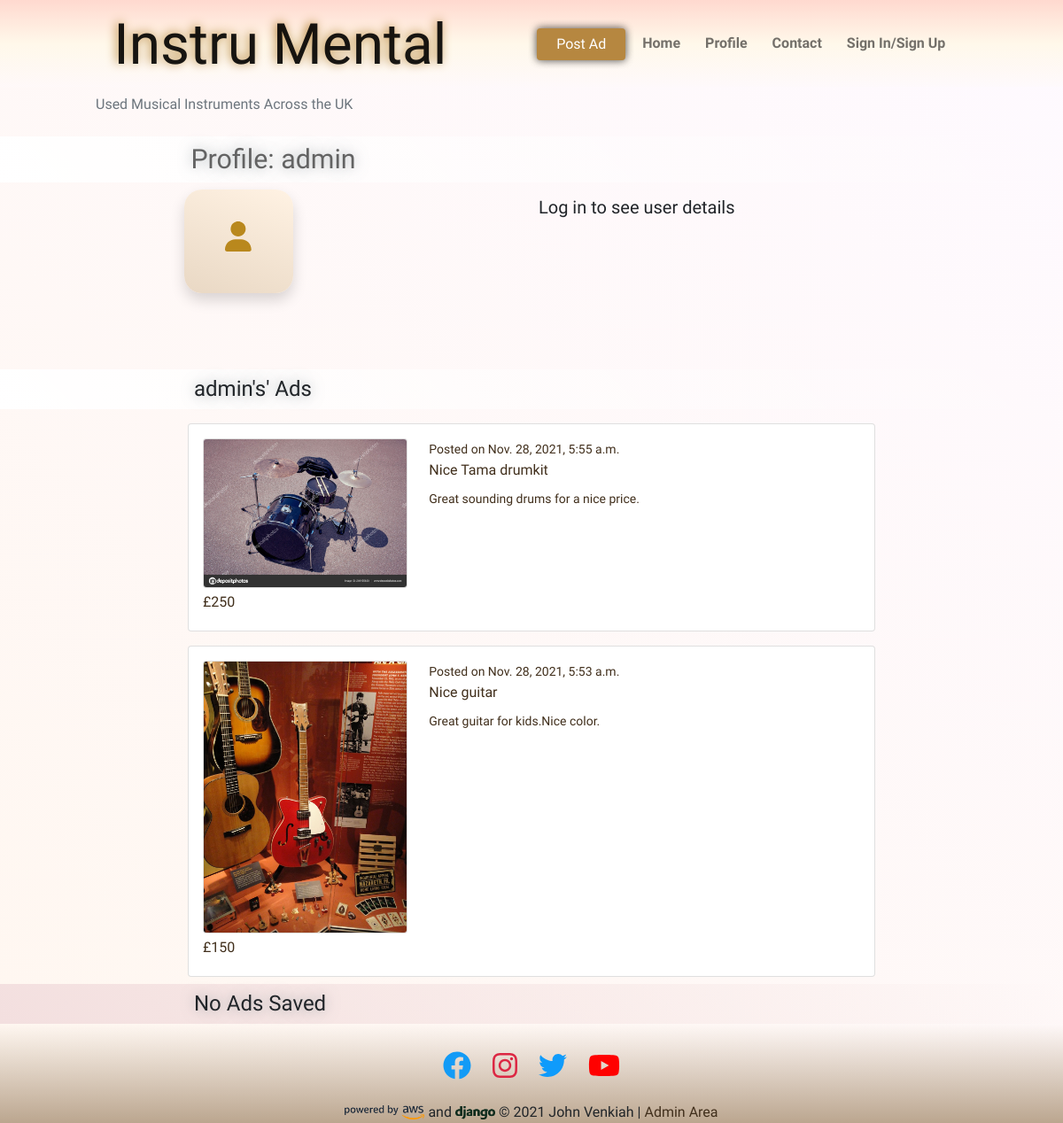
Page /profile/admin/ on the committed database.
### ads/models.py (models this page shows, shortened)
class Ad(models.Model):
    title = models.CharField(max_length=250, unique=True)
    slug = models.SlugField(max_length=200, unique=True)
    seller = models.ForeignKey(User, on_delete=models.CASCADE)
    image = models.ImageField(blank=False)
    category = models.CharField(max_length=250)
    description = models.CharField(max_length=800)
    created_on = models.DateTimeField(auto_now_add=True)
    price = models.PositiveIntegerField(
        validators=[MaxValueValidator(99999999)]
    )
    location = models.CharField(max_length=200)
    city = models.CharField(max_length=200)
    sold = models.BooleanField(default=False)
    saved = models.ManyToManyField(User, related_name='ad_saves', blank=True)
    class Meta:
        ordering = ['-created_on']
        verbose_name = 'ad'
        verbose_name_plural = 'ads'

### user_profile/views.py (the view, shortened to what this page needs)
# urls.py: path('profile/<slug:user>/', views.ProfileView.as_view(), name='profile'),
class ProfileView(TemplateView, BaseDetailView, SelectRelatedMixin):
    model = User
    template_name = 'user_profile/profile.html'
    select_related = ('profile',)
    def get(self, request, *args, **kwargs):
        self.object = self.get_object()
        return super().get(request, *args, **kwargs)
    def get_object(self):
        return self.get_queryset().get(username=self.kwargs['user'])
    def get_context_data(self, **kwargs):
        context = super().get_context_data(**kwargs)
        context['user'] = self.get_object()
        context['user_ads'] = Ad.objects.filter(seller=self.get_object())
        print(ad.image.url for ad in context['user_ads'])
        context['saved_ads'] = list(Ad.objects.filter(
            saved=self.get_object()
            ))
        return context

### templates/user_profile/profile.html (shortened to what this page needs)
{% extends "main/base.html" %}
{% load static %}
{% block content %}
<div class="container-fluid">
    <div class="row align-bottom">
        <div class="row justify-content-center">
            <div class="col col-lg-8 mx-lg-auto banner ps-md-5">
                <h2 class="custom-text-shadow pt-2">Profile: {{ user }}</h3>
            </div>
        </div>
        <div class="row pt-2 justify-content-center align-bottom">
            <div class="col-3 col-md-4">
                <div class="col-md-4 soft-fade-up profile-card mt-auto shadow">
                    <i class="fas fa-user user-icon py-3"></i>
                </div>
            </div>
            <div class="col-9 col-md-4">
                {% if request.user.is_authenticated %}
                <ul class="fa-ul">
                    {% if user.first_name or user.last_name %}
                    <li><span class="fa-li"><i class="fas fa-star-of-life"></i></span><small class="pull-end">{{ user.first_name }} {{ user.last_name }}</small></li>
                    {% endif %}
                    {% if user.profile.location %}
                    <li><span class="fa-li"><i class="fas fa-map-marker-alt"></i></span><small>{{ user.profile.location }}</small></li>
                    {% endif %}
                    <li><span class="fa-li"><i class="fas fa-envelope"></i></span><small>{{ user.email }}</small></li>
                </ul>
                {% else %}
                <h5 class="p-2">Log in to see user details</h5>
                {% endif %}
            </div>
        </div>
    </div>
    {% if user_ads %}
    <div class="row">
        <div class="col banner mt-2 ps-md-5">
            <h4 class="custom-text-shadow pt-2">{{ user }}'s' Ads</h4>
        </div>
    </div>
        {% for ad in user_ads %}
    <div class="row">
        <div class="col col-md-8 mx-md-auto">
            <a class="card mt-3 pad-16" href="{% url 'ads:ad_detail' ad.seller ad.slug %}">
                <div class="row">
                    <div class="col-4">
                        <img class="card thmbn-img" src="{{ ad.image.url }}" alt="">
                    </div>
                    <div class="col-8">
                        <small class="text-small ms-auto">Posted on {{ ad.created_on }}</small>
                        <p class="card-title">{{ ad.title }}</p>
                        <div class="elips-container">
                            <small class="card-text elips-text">
                                {{ ad.description }}
                            </small>
                        </div>
                    </div>
                </div>
                <div class="row">
                    <div class="col">
                {% if ad.sold %}
                        <p class="card-text sold my-1">£{{ ad.price }}</p>
                    </div>
                    <div class="col-8">
                        <p class="card-text text-danger mt-1">SOLD</p>
                    </div>
                {% else %}
                        <p class="card-text my-1">£{{ ad.price }}</p>
                    </div>
                    {% endif %}
                </div>
            </a>
        </div>
    </div>
    {% endfor %}
    {% else %}
    <div class="row justify-content-center">
        <div class="col col-lg-8 banner-3 mt-2 ps-md-5">
            <h4 class="custom-text-shadow pt-2">No Ads Posted</h4>
        </div>
    </div>
    {% endif %}
    {% if saved_ads %}
    <div class="row justify-content-center">
        <div class="col col-lg-8 banner mt-2 ps-md-5">
            <h4 class="custom-text-shadow pt-2">Saved Ads</h4>
        </div>
    </div>
        {% for ad in saved_ads %}
        <div class="row">
            <div class="col col-md-8 mx-md-auto">
                <a class="card mt-3 pad-16" href="{% url 'ads:ad_detail' ad.seller ad.slug %}">
                    <div class="row">
                        <div class="col-4">
                            <img class="card thmbn-img" src="{{ ad.image.url }}" alt="">
                        </div>
                        <div class="col-8">
                            <small class="text-small ms-auto">Posted on {{ ad.created_on }}</small>
                            <p class="card-title">{{ ad.title }}</p>
                            <div class="elips-container">
                                <small class="card-text elips-text">
                                    {{ ad.description }}
                                </small>
                            </div>
                        </div>
                    </div>
                    <div class="row">
                        <div class="col">
                    {% if ad.sold %}
                            <p class="card-text sold my-1">£{{ ad.price }}</p>
                        </div>
                        <div class="col-8">
                            <p class="card-text text-danger mt-1">SOLD</p>
                        </div>
                    {% else %}
                            <p class="card-text my-1">£{{ ad.price }}</p>
                        </div>
                        {% endif %}
                    </div>
                </a>
            </div>
        </div>
        {% endfor %}
        {% else %}
    <div class="row">
        <div class="col banner-3 mt-2 ps-md-5">
            <h4 class="custom-text-shadow pt-2">No Ads Saved</h4>
        </div>
    </div>
        {% endif %}
</div>
{% endblock %}

### templates/main/base.html (shortened to what this page needs)
{% load static %}
<!DOCTYPE html>
<html lang="en">
<head>
    <link rel="stylesheet" href="https://cdn.jsdelivr.net/npm/bootstrap@5.1.3/dist/css/bootstrap.min.css"
>
    <link rel="stylesheet" href="https://cdnjs.cloudflare.com/ajax/libs/font-awesome/6.0.0-beta2/css/all.min.css"
 />
    <link rel="stylesheet" href="{% static 'css/style.css' %}" class="css">
</head>
<body>
    <div class="d-flex main-container flex-column min-vh-100">
        <nav class="navbar autohide navbar-expand-lg navbar-light">
            <div class="container-fluid col-lg-10 align-self-center">
                <h1>
                    <a class="h1 navbar-brand" href="{% url 'main:home' %}">Instru Mental</a>
                </h1>
                <div class="collapse navbar-collapse" id="navbarSupportedContent">
                    <ul class="navbar-nav ms-auto mb-lg-0">
                        <li>
                            {% if request.user.is_authenticated %}
                            <a class="btn btn-main" role="button" href="{% url 'ads:post_ad' %}">Post Ad</a>
                            {% else %}
                            <a class="btn btn-main" role="button" href="{% url 'account_login' %}">Post Ad</a>
                            {% endif %}
                        </li>
                        <li class="nav-item">
                            <a class="nav-link" aria-current="page" href="{% url 'main:home' %}">Home</a>
                        </li>
                        <li class="nav-item">
                            {% if request.user.is_authenticated %}
                            <a class="nav-link" aria-current="page"
                            href="{% url 'user_profile:profile' request.user %}">Profile</a>
                            {% else %}
                            <a class="nav-link" role="button" href="{% url 'account_login' %}">Profile</a>
                            {% endif %}
                        </li>
                        <li class="nav-item">
                            <a class="nav-link" aria-current="page" href="{% url 'contact:contact' %}">Contact</a>
                        </li>
                        {% if request.user.is_authenticated %}
                        <li class="nav-item">
                            <a class="nav-link" href="{% url 'account_logout' %}">Sign Out</a>
                        </li>
                        {% else %}
                        <li class="nav-item">
                            <a class="nav-link" href="{% url 'account_login' %}">Sign In/Sign Up</a>
                        </li>
                        {% endif %}
                    </ul>
                </div>
            </div>
        </nav>
        <div class="row g-0 justify-content-center">
            <div class="col col-lg-10">
                <p class="text-secondary p-2">
                    Used Musical Instruments Across the UK
                </p>
            </div>
        </div>
        <main class="flex-shrink-0">
            {% block content %}{% endblock content %}
        </main>
        <footer class="footer mt-auto">
            <p class="mt-4 text-center text-dark svg">
                <a href="https://www.facebook.com/"><i class="fab fa-facebook"></i></a>
                <a href="https://www.instagram.com/"><i class="fab fa-instagram ms-3"></i></a>
                <a href="https://www.twitter.com/"><i class="fab fa-twitter ms-3"></i></a>
                <a href="https://www.youtube.com/"><i class="fab fa-youtube ms-3"></i></a>
            </p>
            <p class="text-center mb-0 text-dark">
                <img class="logos" src="{{ MEDIA_URL }}{{ 'aws_logo.png' }}" alt="aws-logo">
                 and
                <img class="django-logo logos" src="{{ MEDIA_URL }}{{ 'django-logo-positive.png' }}" alt="django-logo">
                © 2021 John Venkiah   |   <a href="https://instru-mental.herokuapp.com/admin/login/?next=/admin/">Admin Area</a></p>
        </footer>
    </div>
</body>
</html>

### static/css/style.css (style rules this page uses)
html, body { margin: 0; padding: 0; }
.main-container { background: linear-gradient(45deg, #fff7f0, #fbeaff42); }
p, span, a, h2, h3, h4, h5 { font-family: 'PT Sans', sans-serif; }
p, span, a { font-weight: 400; }
h2 { font-size: calc(1.3rem + .8vw); color: #636363; }
footer { background: linear-gradient(transparent, #bba68f); }
a { color: #412f1c; text-decoration: none; }
.banner, .banner-2, .banner-3 { width: 100%; margin: 0 auto; }
.banner { background: linear-gradient( 45deg, #ffffff, transparent); padding-left: 2%; }
.banner-3 { background: linear-gradient( 45deg, #f3dfdf, transparent); }
.navbar-brand, h1 { font-family: 'Comforter Brush', cursive; font-size: 2rem; padding: .8rem .3rem 0; text-shadow: -2px -1px 12px #b78539; }
.custom-text-shadow { text-shadow: 0 0 15px #6a7b8391, 0px 0px 15px #adb5bd00; }
.nav-item { padding: 6px; }
.pad-16 { padding: 16px; }
.navbar { background: linear-gradient(#ffd9cf, #fff8ea, #fef9fa80); padding: 0 .5rem; z-index: 1; }
.soft-fade-up { background: linear-gradient(20deg, rgb(233, 216, 196), rgb(255, 242, 227)); }
.nav-link { font-weight: bold; }
footer svg, .cat-icons { transition: transform 200ms ease-in-out; }
.card { overflow: hidden; }
.btn { display: block; }
.btn-main { background-color: rgb(182, 135, 64); border: rgb(167, 123, 42); color: #fff; }
.btn { box-shadow: 0px 0px 10px rgba(0, 0, 0, 0.4), 0px 0px 10px rgba(0, 0, 0, 0.4); }
li .btn-main { width: 100px; margin-right: 5px; padding-left: 0; padding-right: 0; }
.svg { font-size: 2em; }
.user-icon { color: #b9881d; height: 35%; }
.profile-card { border: none; border-radius: 20px; text-align: center; padding-top: 1.5rem; height: 100%; }
.user-icon { font-size: 1.5rem; }
.elips-container { text-overflow: ellipsis; white-space: nowrap; overflow: hidden; }
.elips-text { max-width: 30px; }
.thmbn-img { object-fit: cover; width: 100%; height: 100%; }
.fa-facebook { color: #139bf6; }
.fa-instagram { color: #dc2743; }
.fa-twitter { color: #0f9bfb; }
.fa-youtube { color: #ff0100; }
.logos { width: 90px; }
.django-logo { mix-blend-mode: multiply; width: 45px; }
@media only screen and (min-width: 768px) { .profile-card { height: 90%; } }
@media only screen and (min-width: 768px) { .navbar-brand { font-size: 4rem; } }
@media only screen and (min-width: 768px) { .navbar .btn { margin-top: ; } }
@media only screen and (min-width: 1024px) { .navbar .btn { margin-top: 9px; } }
@media only screen and (min-width: 1024px) { .banner h2, h4 { padding-left: 15%; } }
@media only screen and (min-width: 1024px) { .profile-card { height:60%; padding: 20px 0 0; } }

### rows in the picture
Ad: image (picture), created_on "Nov. 28, 2021, 5:55 a.m.", title "Nice Tama drumkit", description "Great sounding drums for a nice price.", price "250"
Ad: image (picture), created_on "Nov. 28, 2021, 5:53 a.m.", title "Nice guitar", description "Great guitar for kids.Nice color.", price "150"

### other values in the picture
{{ user }} "admin"
